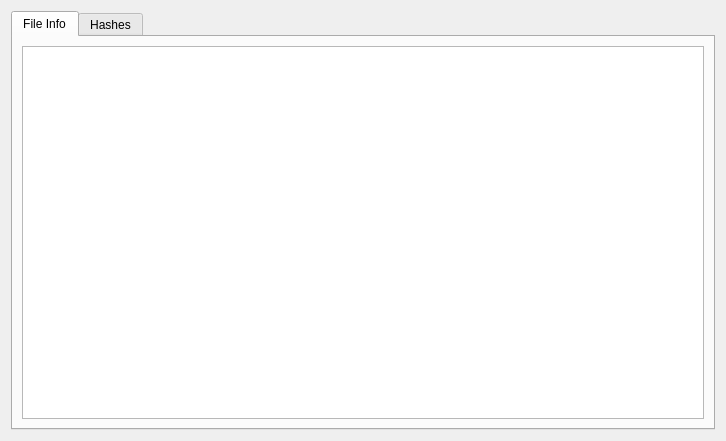
<?xml version="1.0" encoding="UTF-8"?>
<ui version="4.0">
 <class>Dialog</class>
 <widget class="QDialog" name="Dialog">
  <property name="geometry">
   <rect>
    <x>0</x>
    <y>0</y>
    <width>726</width>
    <height>441</height>
   </rect>
  </property>
  <property name="focusPolicy">
   <enum>Qt::TabFocus</enum>
  </property>
  <property name="windowTitle">
   <string>Dialog</string>
  </property>
  <layout class="QGridLayout" name="gridLayout">
   <item row="0" column="0">
    <widget class="QTabWidget" name="tabWidget">
     <property name="currentIndex">
      <number>0</number>
     </property>
     <widget class="QWidget" name="tab">
      <attribute name="title">
       <string>File Info</string>
      </attribute>
      <layout class="QGridLayout" name="gridLayout_3">
       <item row="0" column="0">
        <widget class="QTableWidget" name="tableWidget"/>
       </item>
      </layout>
     </widget>
     <widget class="QWidget" name="tab2">
      <attribute name="title">
       <string>Hashes</string>
      </attribute>
      <layout class="QGridLayout" name="gridLayout_2">
       <item row="0" column="0">
        <widget class="QTableWidget" name="tableWidget_1"/>
       </item>
      </layout>
     </widget>
    </widget>
   </item>
  </layout>
 </widget>
 <resources/>
 <connections/>
</ui>
